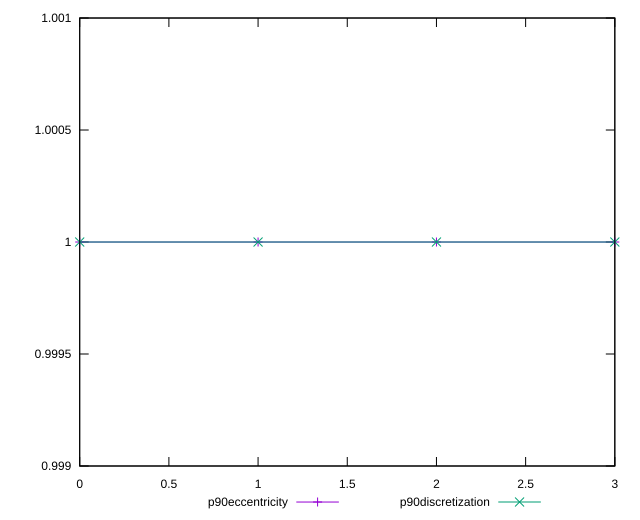

The gnuplot source for this figure:
reset

$p90Eccentricity <<EOF
0 0.9999999999999996
1 1.0000000000000009
2 1.0000000000000004
3 1
EOF

$p90Discretization <<EOF
0 1
1 1
2 1
3 1
EOF

set key outside below
set xrange [0:3]
set yrange [0.9989999999999996:1.0010000000000008]
set trange [0.9989999999999996:1.0010000000000008]
set terminal svg size 640, 520 enhanced background rgb 'white'
set output "reports/report_00031_2021-02-24T23-18-18.084Z/speed-index/progression/eccentricity.svg"

plot $p90Eccentricity title "p90eccentricity" with linespoints, \
     $p90Discretization title "p90discretization" with linespoints

reset
